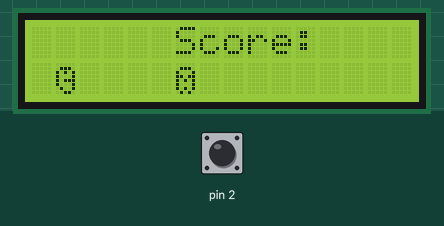
This sketch was run on a simulated Arduino Uno, built with avr-gcc and run on an emulated ATmega328P. On the bench: 16×2 character LCD. The inputs (shaded band) are chosen by the test bench; at power-on: pin 2 HIGH.

Above: at 1.3 s.
1.4 s: pin 2 pulled LOW for 0.15 s
At 2.6 s:
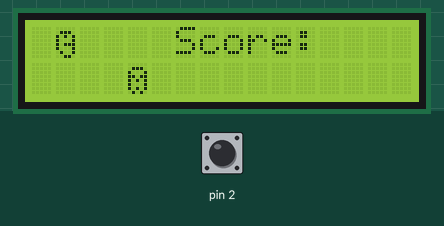
At 5.2 s:
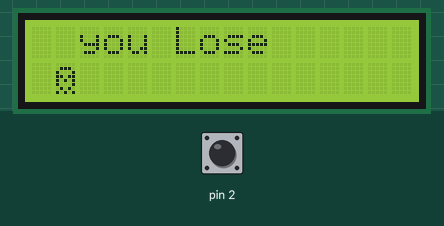
Timing chart, 0 to 6.7 s (numbered marks = the images above; inputs shaded):
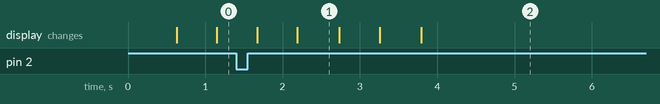

Measured:
- after the input at 1.4 s, the display: first changes after 0.27 s (image 1 shows a later state)
- what the display in image 1 shows lasts 0.5 s, from 2.2 s to 2.7 s

The sketch:

Pacman.ino
```cpp
//Flapy PACMAN GAME
#include <LiquidCrystal_I2C.h>


LiquidCrystal_I2C lcd(0x27,20,4);

int value=8;
volatile int jump=1;
volatile bool shoot=false;
int image=0;
int score=0;
int air=0;
volatile bool arriba=true;
bool loser=true;

byte pacman[8]=
{
B00000,
B01110,
B10101,
B10010,
B10100,
B10010,
B01001,
B00110,
  };
byte eat[8]=
{
B00000,
B01110,
B10101,
B10001,
B10111,
B10001,
B01001,
B00110,
  };
byte Ghost[8]=
{
 B00000,
B01110,
B10001,
B11011,
B10101,
B10001,
B01010,
B10101,
  };
byte Ghost1[8]=
{
 B00000,
B01110,
B10001,
B11011,
B10101,
B10001,
B10101,
B01010,
  };


void setup() {
  // put your setup code here, to run once:
Wire.begin();
Wire.beginTransmission(0x27);
lcd.begin(16, 2); // initialize the lcd
lcd.setBacklight(255);
lcd.createChar (0,pacman);
lcd.createChar(1,eat);
lcd.createChar(2,Ghost);
lcd.createChar(3,Ghost1);

lcd.home();
lcd.clear();

pinMode(2,INPUT_PULLUP);

attachInterrupt(digitalPinToInterrupt(2), salida, FALLING);

  lcd.setCursor(5,0);
  lcd.print(" Score:");


}


void dibujar(int k, int i)
{
lcd.setCursor(0,1);
lcd.print("             ");
lcd.setCursor(1,0);
lcd.print("     ");
lcd.setCursor(1,jump);
lcd.write (byte (k));
lcd.setCursor(i,1);
lcd.write (byte (k+2));


  }
void avoid()
{
  jump=(jump+1)%2;


  }

void show()
{
  if (value<0 && loser)
{
  value=8;
  score=(score+1)%100;
  lcd.setCursor(13,0);
  lcd.print(score);


  }


  }

void retar(int time1)
{
  int t=millis();

  while(millis()-t<time1)
  {


    }


  }

void condition()
{
  if (jump==1 && value==1)
{
  lcd.setCursor(1,0);
  lcd.print(" you Lose    ");
  loser=false;
  }


  }

void loop() {


if(loser)
{
  // put your main code here, to run repeatedly:
retar(500);
value=(value-1)%8;
dibujar(image,value);
image=(image+1)%2;
show();
condition();
if (!arriba)
{
++air;
}
if(air>2)
{
  jump=1;
  air=0;
  arriba=true;
  dibujar(image,value);
  }


}


}

void salida()
{

  if (arriba)
  {
  jump=(jump+1)%2;
  arriba=false;
  }


  }
```
